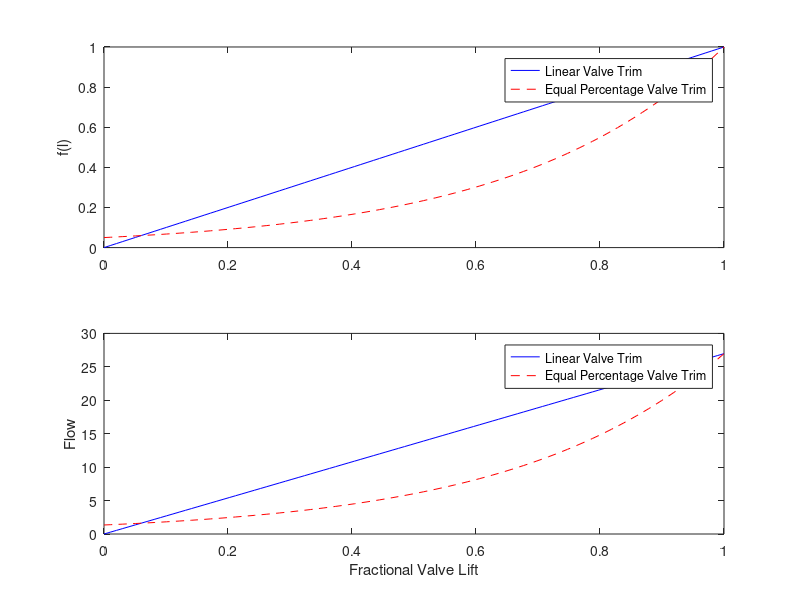
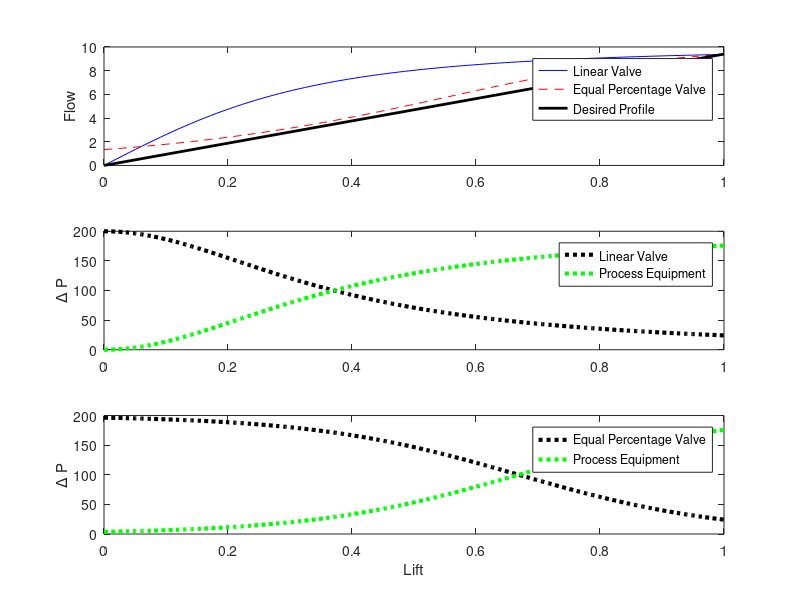

The MATLAB source for these figures, in order:
clear all; close all; clc     % clear variables, close plots, clear screen

%% Lift functions for two different valve trim types
f_lin = @(x) x;               % linear valve trim
f_ep  = @(x) 20.^(x-1);       % equal percentage valve trim

lift = linspace(0,1);         % 100 equally spaced points between 0 and 1

figure(1)                     % create new figure
title('Valve Performance - Not Installed')
subplot(2,1,1)                % 2,1 subplot with 1st window
plot(lift,f_lin(lift),'b-')   % plot linear valve
hold on                       % use "hold on" to not erase additional items
plot(lift,f_ep(lift),'r--')   % plot equal percentage valve
ylabel('f(l)')
legend('Linear Valve Trim','Equal Percentage Valve Trim')

g_s = 1.1;                    % specific gravity of fluid
q = @(x,f,Cv,DPv) Cv * f(x) * sqrt(DPv/g_s);   % flow through a valve

%% Intrinsic valve performance
% no process equipment - all pressure drop is across valve
DPt = 200; % Total pressure generated by pump (constant)
Cv = 2;    % Valve Cv
flow_lin = q(lift,f_lin,Cv,DPt);  % flow through linear valve
flow_ep  = q(lift,f_ep,Cv,DPt);   % flow through equal percentage valve

subplot(2,1,2)                    % 2,1 subplot with 2nd window
plot(lift,flow_lin,'b-')          % plot linear valve response
hold on
plot(lift,flow_ep,'r--')          % plot equal percentage valve response
ylabel('Flow')
legend('Linear Valve Trim','Equal Percentage Valve Trim')
xlabel('Fractional Valve Lift')

%% Installed valve performance
% pressure drop across valve and process equipment

% pressure drop across other equipment
c1 = 2;
DPe = @(q) c1 * q.^2;

% combined valve and process equipment flow with 100 bar pressure drop
qi = @(x,f,Cv) sqrt((Cv.*f(x)).^2.*DPt ./ (g_s + (Cv.*f(x)).^2 .* c1));

% Process equipment + Valve performance
flow_lin = qi(lift,f_lin,Cv);  % flow through linear valve
flow_ep  = qi(lift,f_ep,Cv);   % flow through equal percentage valve

figure(2)
title('Valve Performance - Installed')
subplot(3,1,1)
plot(lift,flow_lin,'b-')
hold on
plot(lift,flow_ep,'r--')
plot([0 1],[0 9.4],'k-','LineWidth',2)
legend('Linear Valve','Equal Percentage Valve','Desired Profile')
ylabel('Flow')

subplot(3,1,2)
plot(lift,DPt-DPe(flow_lin),'k:','LineWidth',3)
hold on
plot(lift,DPe(flow_lin),'g:','LineWidth',3)
legend('Linear Valve','Process Equipment')
ylabel('\Delta P')

subplot(3,1,3)
plot(lift,DPt-DPe(flow_ep),'k:','LineWidth',3)
hold on
plot(lift,DPe(flow_ep),'g:','LineWidth',3)
legend('Equal Percentage Valve','Process Equipment')
ylabel('\Delta P')
xlabel('Lift')
